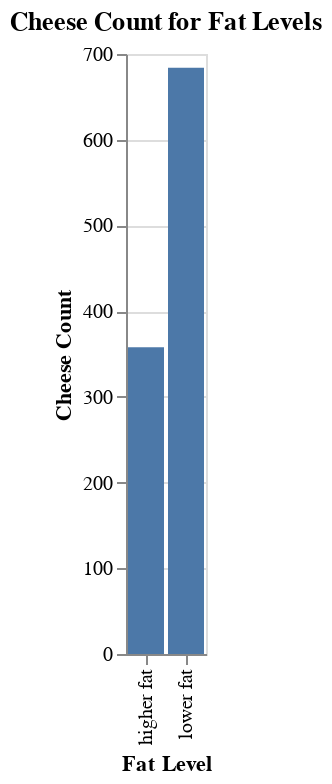

Here is the notebook cell this chart was saved with:
### Markdown cell above
Let's first look at our targeted "y" column, Fat Level, and if, or how, skewed it is in a bar chart!

### Code cell
# use groupby and count function to tally up how many cheese are categorized as "higher fat" and "lower fat"
cheese_groupby_fatlevel = cheese.groupby(by='FatLevel').count().reset_index()
cheese_groupby_fatlevel

# the plot function itself with "Fat Level" as X, and "CheeseName" as Y
cheese_fatlevel_barchart = alt.Chart(cheese_groupby_fatlevel).mark_bar().encode(alt.X('FatLevel:N', title='Fat Level'),
                                                                                alt.Y('ManufacturingTypeEn:Q', title='Cheese Count')
                                                                                ).properties(title='Cheese Count for Fat Levels')
cheese_fatlevel_barchart

### Figure 1 — Vega-Lite specification as saved in the notebook (floating-point values rounded to 4 significant figures)
{"config": {"view": {"continuousWidth": 400, "continuousHeight": 300}}, "data": {"name": "data-aa92b9d2cdfc5c8e27f67fc776fad83d"}, "mark": "bar", "encoding": {"x": {"type": "nominal", "field": "FatLevel", "title": "Fat Level"}, "y": {"type": "quantitative", "field": "ManufacturingTypeEn", "title": "Cheese Count"}}, "title": "Cheese Count for Fat Levels", "$schema": "https://vega.github.io/schema/vega-lite/v4.8.1.json", "datasets": {"data-aa92b9d2cdfc5c8e27f67fc776fad83d": [{"FatLevel": "higher fat", "ManufacturerProvCode": 358, "ManufacturingTypeEn": 358, "MoisturePercent": 356, "Organic": 358, "CategoryTypeEn": 351, "MilkTypeEn": 357, "MilkTreatmentTypeEn": 334}, {"FatLevel": "lower fat", "ManufacturerProvCode": 684, "ManufacturingTypeEn": 684, "MoisturePercent": 672, "Organic": 684, "CategoryTypeEn": 668, "MilkTypeEn": 684, "MilkTreatmentTypeEn": 643}]}}
